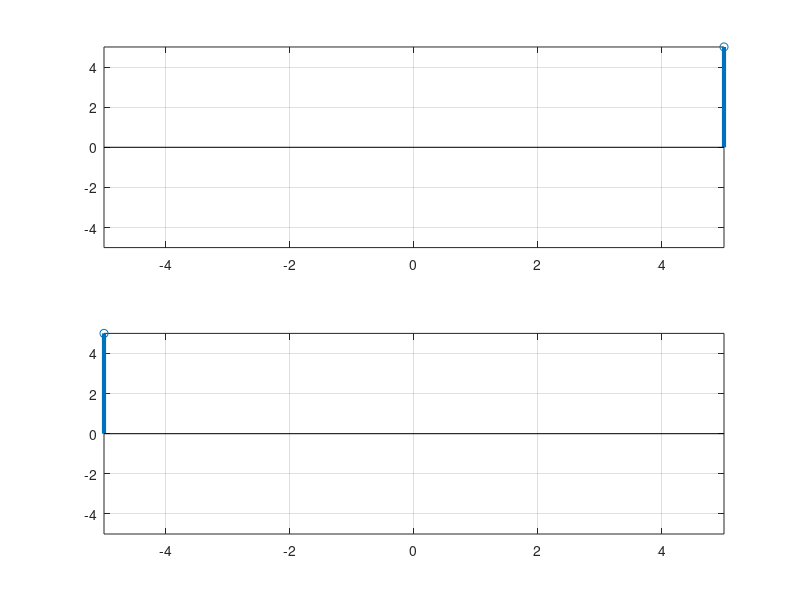

The MATLAB script that drew this image:
%n=[0,1,2]
n=input(" enter the input range:")
%x_n=[1,2,3]
x_n=input("enter the same range for signal:")
subplot(2,1,1)
stem(n,x_n,'linewidth',3)
grid on
axis([-5 5 -5 5])
x_n1 = fliplr(x_n)
n1=fliplr(-n)
subplot(2,1,2)
stem(n1,x_n1,'linewidth',3)
grid on
axis([-5 5 -5 5])
